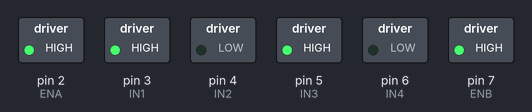
This sketch was run on a simulated Arduino Uno, built with avr-gcc and run on an emulated ATmega328P. Shown: switched loads named in the sketch (green lamp = pin HIGH).

Above: at 0.1 s.
At 10.1 s:
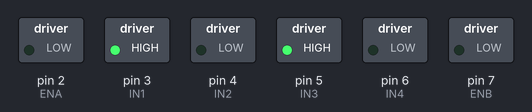
Timing chart, 0 to 11.6 s (numbered marks = the images above):
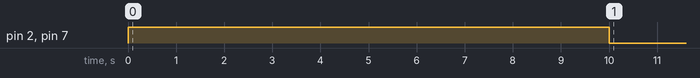

Measured:
- by itself, pin 2 (ENA), pin 7 (ENB): HIGH → LOW at 10.0 s

The sketch:

control_motoare_test1.ino
```cpp
// Motor control using H-bridge

// Define motor control pins
int ENA = 2;  // PWM pin for Motor A speed control
int IN1 = 3;  // Motor A input 1
int IN2 = 4;  // Motor A input 2
int IN3 = 5;  // Motor B input 1
int IN4 = 6;  // Motor B input 2
int ENB = 7;  // PWM pin for Motor B speed control

void setup() {
  // Set the motor control pins as outputs
  pinMode(ENA, OUTPUT);
  pinMode(IN1, OUTPUT);
  pinMode(IN2, OUTPUT);
  pinMode(IN3, OUTPUT);
  pinMode(IN4, OUTPUT);
  pinMode(ENB, OUTPUT);

  // Set motor A and B to run at maximum speed
  analogWrite(ENA, 255);

  // Set motor A to move forward
  digitalWrite(IN1, HIGH);
  digitalWrite(IN2, LOW);
  // Set motor B to move forward
  digitalWrite(IN3, HIGH);
  digitalWrite(IN4, LOW);

  // Set motor A and B to run at maximum speed
  analogWrite(ENA, 255);
  analogWrite(ENB, 255);

}

void loop() {

  // Run motors for 10 seconds
  delay(10000);  // 10 seconds delay

  // Stop motors
  analogWrite(ENA, 0);
  analogWrite(ENB, 0);
}
```
